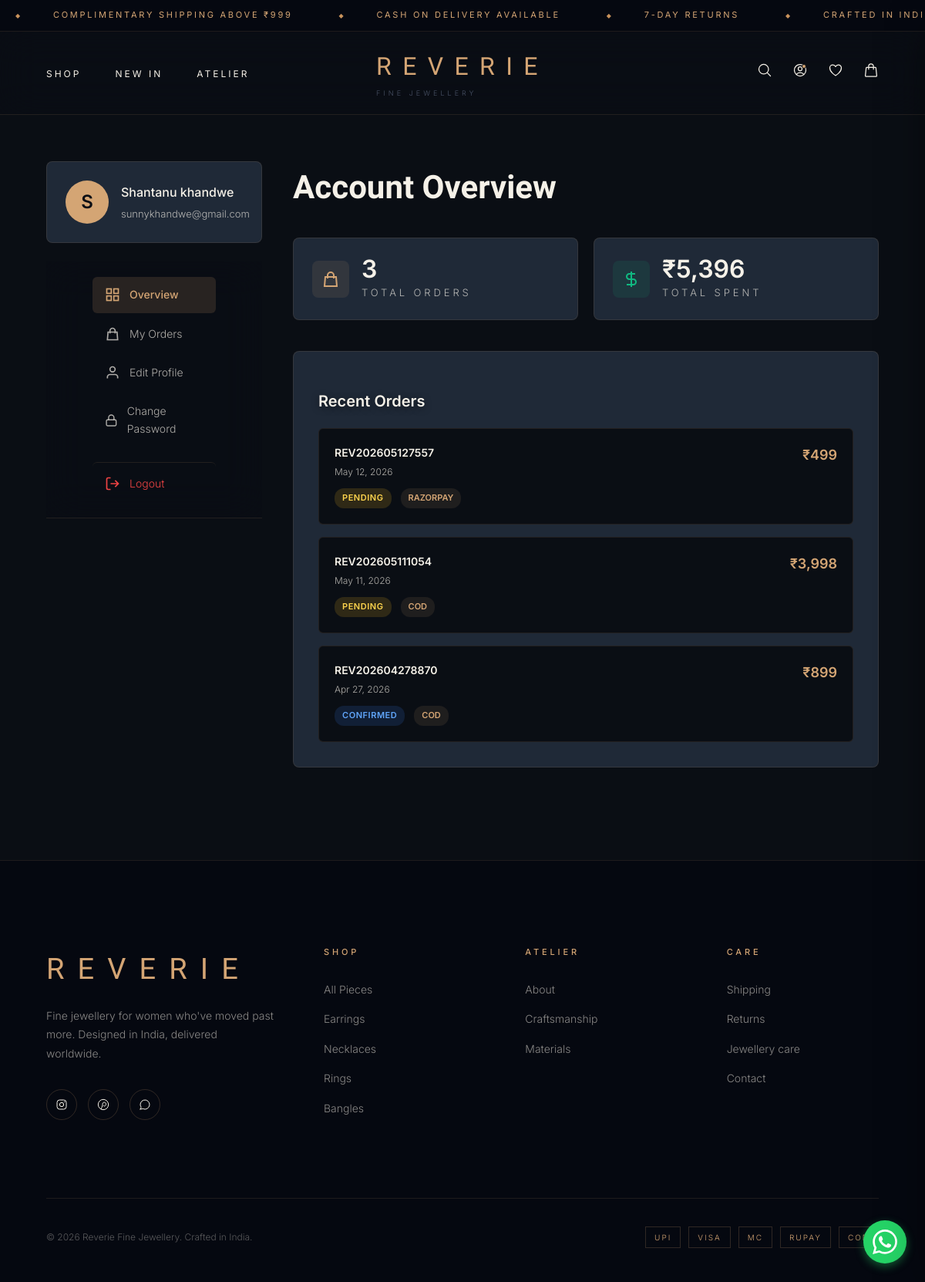
/account.php (signed in), run on the app's committed database.
### tables this page shows
CREATE TABLE `customers` (
  `id` int(11) NOT NULL,
  `name` varchar(100) NOT NULL,
  `email` varchar(100) NOT NULL,
  `phone` varchar(20) DEFAULT NULL,
  `password` varchar(255) NOT NULL,
  `created_at` timestamp NOT NULL DEFAULT current_timestamp()
);

CREATE TABLE `orders` (
  `id` int(11) NOT NULL,
  `order_number` varchar(20) NOT NULL,
  `customer_id` int(11) DEFAULT NULL,
  `customer_name` varchar(255) NOT NULL,
  `customer_email` varchar(255) NOT NULL,
  `customer_phone` varchar(20) NOT NULL,
  `customer_address` text NOT NULL,
  `customer_city` varchar(100) DEFAULT NULL,
  `customer_state` varchar(100) DEFAULT NULL,
  `customer_pincode` varchar(10) DEFAULT NULL,
  `subtotal` decimal(10,2) NOT NULL,
  `shipping_fee` decimal(10,2) DEFAULT 0.00,
  `total` decimal(10,2) NOT NULL,
  `payment_method` enum('razorpay','cod') DEFAULT 'cod',
  `payment_status` enum('pending','paid','failed') DEFAULT 'pending',
  `order_status` enum('pending','confirmed','shipped','delivered','cancelled') DEFAULT 'pending',
  `razorpay_order_id` varchar(255) DEFAULT NULL,
  `razorpay_payment_id` varchar(255) DEFAULT NULL,
  `notes` text DEFAULT NULL,
  `created_at` timestamp NOT NULL DEFAULT current_timestamp(),
  `updated_at` timestamp NOT NULL DEFAULT current_timestamp() ON UPDATE current_timestamp()
);

### includes/db.php (called while the page is built, shortened)
<?php
function format_price($amount) {
    return '₹' . number_format($amount, 0);
}
?>

### account.php (the view, shortened to what this page needs)
<?php
require_once 'includes/db.php';
$customer_id = $_SESSION['customer_id'];
$customer_query = "SELECT * FROM customers WHERE id = $customer_id";
$customer_result = mysqli_query($conn, $customer_query);
$customer = mysqli_fetch_assoc($customer_result);
$customer_email = mysqli_real_escape_string($conn, $customer['email']);
$orders_query = "SELECT * FROM orders
                 WHERE customer_email = '$customer_email'
                 ORDER BY created_at DESC";
$orders = mysqli_query($conn, $orders_query);
$order_count = mysqli_num_rows($orders);
$spent_query = "SELECT SUM(total) as total_spent FROM orders
                WHERE customer_email = '$customer_email'";
$spent_result = mysqli_query($conn, $spent_query);
$total_spent = mysqli_fetch_assoc($spent_result)['total_spent'] ?? 0;
$active_tab = isset($_GET['tab']) ? $_GET['tab'] : 'overview';
include 'includes/header.php';
?>
<div class="account-page-new">
  <div class="account-container-new">
    <div class="account-sidebar-new">
      <div class="account-user-info">
        <div class="user-avatar"><?php echo strtoupper(substr($customer['name'], 0, 1)); ?></div>
        <div class="user-details">
          <h3><?php echo htmlspecialchars($customer['name']); ?></h3>
          <p><?php echo htmlspecialchars($customer['email']); ?></p>
        </div>
      </div>
      <nav class="account-nav">
        <a href="?tab=overview" class="nav-item <?php echo $active_tab === 'overview' ? 'active' : ''; ?>">
          <svg width="20" height="20" viewBox="0 0 24 24" fill="none" stroke="currentColor" stroke-width="2">
            <rect x="3" y="3" width="7" height="7"/><rect x="14" y="3" width="7" height="7"/>
            <rect x="14" y="14" width="7" height="7"/><rect x="3" y="14" width="7" height="7"/>
          </svg>
          Overview
        </a>
        <a href="?tab=orders" class="nav-item <?php echo $active_tab === 'orders' ? 'active' : ''; ?>">
          <svg width="20" height="20" viewBox="0 0 24 24" fill="none" stroke="currentColor" stroke-width="2">
            <path d="M16 11V7a4 4 0 00-8 0v4M5 9h14l1 12H4L5 9z"/>
          </svg>
          My Orders
        </a>
        <a href="?tab=profile" class="nav-item <?php echo $active_tab === 'profile' ? 'active' : ''; ?>">
          <svg width="20" height="20" viewBox="0 0 24 24" fill="none" stroke="currentColor" stroke-width="2">
            <path d="M20 21v-2a4 4 0 00-4-4H8a4 4 0 00-4 4v2"/>
            <circle cx="12" cy="7" r="4"/>
          </svg>
          Edit Profile
        </a>
        <a href="?tab=password" class="nav-item <?php echo $active_tab === 'password' ? 'active' : ''; ?>">
          <svg width="20" height="20" viewBox="0 0 24 24" fill="none" stroke="currentColor" stroke-width="2">
            <rect x="3" y="11" width="18" height="11" rx="2" ry="2"/>
            <path d="M7 11V7a5 5 0 0110 0v4"/>
          </svg>
          Change Password
        </a>
        <a href="?logout=1" class="nav-item nav-logout">
          <svg width="20" height="20" viewBox="0 0 24 24" fill="none" stroke="currentColor" stroke-width="2">
            <path d="M9 21H5a2 2 0 01-2-2V5a2 2 0 012-2h4M16 17l5-5-5-5M21 12H9"/>
          </svg>
          Logout
        </a>
      </nav>
    </div>
    <div class="account-main-new">
      <?php if ($active_tab === 'overview'): ?>
      <div class="tab-content-new">
        <h1 class="page-title">Account Overview</h1>
        <div class="stats-grid">
          <div class="stat-card">
            <div class="stat-icon" style="background: rgba(212, 165, 116, 0.1); color: #D4A574;">
              <svg width="24" height="24" viewBox="0 0 24 24" fill="none" stroke="currentColor" stroke-width="2">
                <path d="M16 11V7a4 4 0 00-8 0v4M5 9h14l1 12H4L5 9z"/>
              </svg>
            </div>
            <div>
              <div class="stat-value"><?php echo $order_count; ?></div>
              <div class="stat-label">Total Orders</div>
            </div>
          </div>
          <div class="stat-card">
            <div class="stat-icon" style="background: rgba(16, 185, 129, 0.1); color: #10B981;">
              <svg width="24" height="24" viewBox="0 0 24 24" fill="none" stroke="currentColor" stroke-width="2">
                <path d="M12 2v20M17 5H9.5a3.5 3.5 0 000 7h5a3.5 3.5 0 010 7H6"/>
              </svg>
            </div>
            <div>
              <div class="stat-value"><?php echo format_price($total_spent); ?></div>
              <div class="stat-label">Total Spent</div>
            </div>
          </div>
        </div>
        <div class="section-card">
          <h2 class="section-title">Recent Orders</h2>
          <?php if ($order_count > 0): ?>
            <div class="orders-list">
              <?php
              mysqli_data_seek($orders, 0);
              $count = 0;
              while ($order = mysqli_fetch_assoc($orders) AND $count < 5):
                $count++;
              ?>
              <div class="order-item">
                <div class="order-header-row">
                  <div>
                    <div class="order-number"><?php echo $order['order_number']; ?></div>
                    <div class="order-date"><?php echo date('M d, Y', strtotime($order['created_at'])); ?></div>
                  </div>
                  <div class="order-amount"><?php echo format_price($order['total']); ?></div>
                </div>
                <div class="order-footer-row">
                  <span class="order-status status-<?php echo $order['order_status']; ?>">
                    <?php echo ucfirst($order['order_status']); ?>
                  </span>
                  <span class="order-payment"><?php echo strtoupper($order['payment_method']); ?></span>
                </div>
              </div>
              <?php endwhile; ?>
            </div>
          <?php endif; ?>
        </div>
      </div>
      <?php endif; ?>
    </div>
  </div>
</div>
<?php include 'includes/footer.php'; ?>

### data on the page
customers: name "S", name "Shantanu khandwe", email "sunnykhandwe@gmail.com"
orders: order_number "REV202605127557", created_at "May 12, 2026", total "₹499", order_status "PENDING", payment_method "RAZORPAY"
orders: order_number "REV202605111054", created_at "May 11, 2026", total "₹3,998", order_status "PENDING", payment_method "COD"
orders: order_number "REV202604278870", created_at "Apr 27, 2026", total "₹899", order_status "CONFIRMED", payment_method "COD"

### other printed values
$order_count "3"
format_price($total_spent) "₹5,396"
